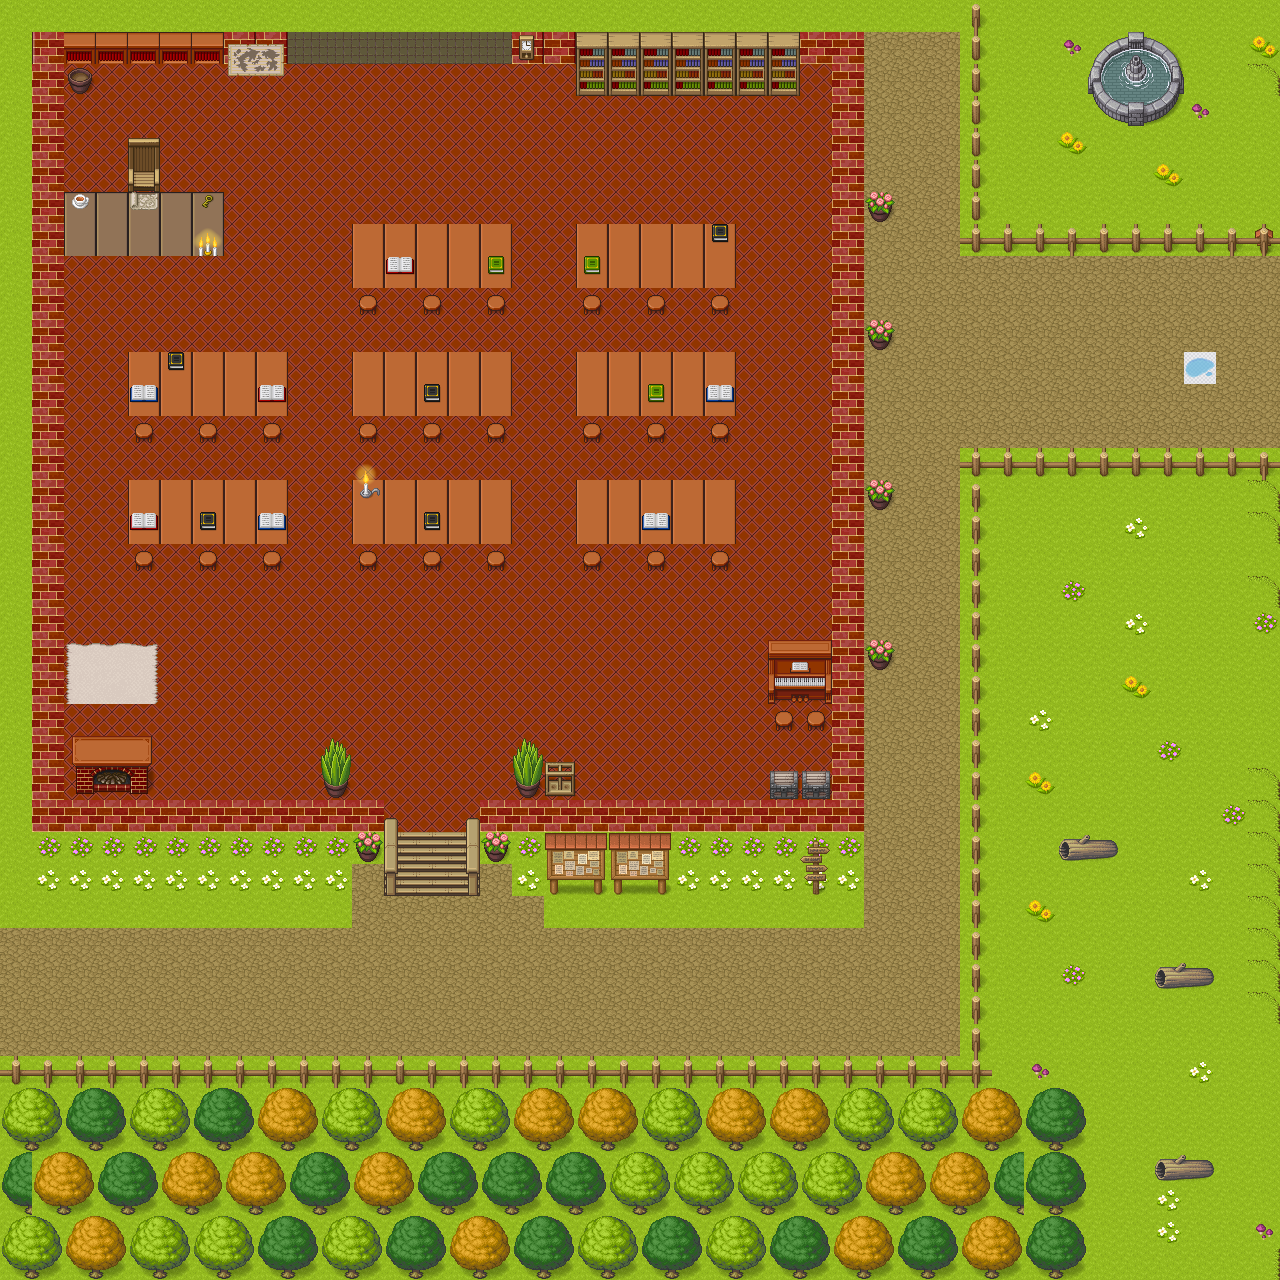

This is a level from a 2D game, rendered from its Tiled map with the project's own tilesets. A one-line summary and the map file follow, with tile-layer data summarised:
An orthogonal 40x40 tile map with 32x32 px tiles, 9 tile layers (start, collision, page1, page2, ...).

<map version="1.5" tiledversion="1.6.0" orientation="orthogonal" renderorder="right-down" width="40" height="40" tilewidth="32" tileheight="32" infinite="0" nextlayerid="17" nextobjectid="1">
 <tileset firstgid="1" source="[Base]BaseChip_pipo.tsx" />
 <layer id="9" name="start" width="40" height="40">
  <data>[1600 cells, 6 non-empty, 1 distinct tile ids]</data>
 </layer>
 <layer id="8" name="collision" width="40" height="40">
  <data>[1600 cells, 324 non-empty, 1 distinct tile ids]</data>
 </layer>
 <layer id="12" name="page1" width="40" height="40">
  <properties>
   <property name="openWebsite" value="/pageWeb/HTML/presentation.html" />
  </properties>
  <data>[1600 cells, 1 non-empty, 1 distinct tile ids]</data>
 </layer>
 <layer id="14" name="page2" width="40" height="40">
  <properties>
   <property name="openWebsite" value="/pageWeb/HTML/question.html" />
  </properties>
  <data>[1600 cells, 0 non-empty, 0 distinct tile ids]</data>
 </layer>
 <layer id="2" name="sol" width="40" height="40">
  <data>[1600 cells, 1509 non-empty, 5 distinct tile ids]</data>
 </layer>
 <layer id="3" name="mur" width="40" height="40">
  <data>[1600 cells, 95 non-empty, 3 distinct tile ids]</data>
 </layer>
 <layer id="5" name="meubles" width="40" height="40">
  <data>[1600 cells, 159 non-empty, 23 distinct tile ids]</data>
 </layer>
 <layer id="4" name="objets" width="40" height="40">
  <data>[1600 cells, 96 non-empty, 43 distinct tile ids]</data>
 </layer>
 <layer id="6" name="extérieure" width="40" height="40" locked="1">
  <data>[1600 cells, 761 non-empty, 40 distinct tile ids]</data>
 </layer>
 <objectgroup id="15" name="floorLayer" />
</map>
